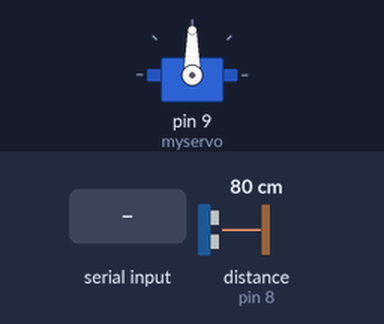
Bench run of a sketch on a simulated Arduino Uno, built with avr-gcc and run on an emulated ATmega328P. Parts: servo. The inputs (shaded band) are chosen by the test bench; at power-on: distance to the obstacle (sensor on pin 8) 80 cm. The echo pulse lasts 58.3 µs per cm; what the sketch prints to the serial monitor is not drawn.

Above: at 1.2 s.
1.3 s: "1" received over Serial
At 1.49 s:
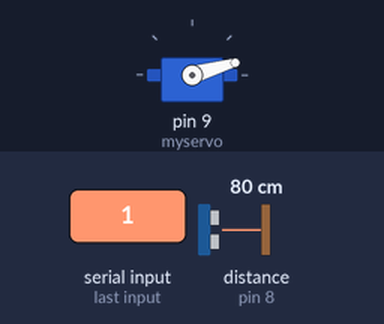
4.3 s: distance to the obstacle (sensor on pin 8) set to 2 cm
At 5.31 s:
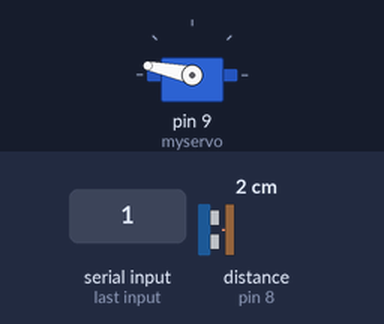
7.3 s: distance to the obstacle (sensor on pin 8) set to 9 cm
10.3 s: distance to the obstacle (sensor on pin 8) set to 250 cm
13.3 s: "0" received over Serial
At 13.3 s:
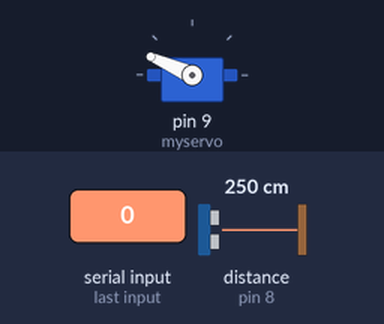
Timing chart, 0 to 15.8 s (numbered marks = the images above; inputs shaded):
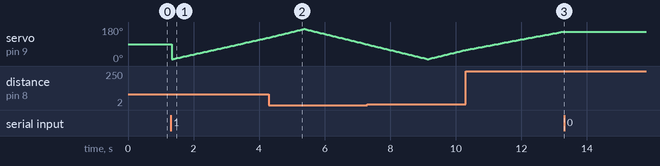

Measured:
- after the input at 13.3 s, servo on pin 9 (myservo): stays 156° (without the input it goes to 158° after 0.02 s)

The sketch:

ultrasonic_radar.ino
```cpp
/* Tässä on yhdistetty ultraäänianturia ohjaava 'ultrasonic' ja servomoottoria ohjaava 'servo' koodi.
 *
 * Ultraäänianturin kytkentä: Vcc +5V, Trig pinniin 7, Echo pinniin 8, GND maahan.
 * Servomoottorin kytkentä: punainen johto +5V, ruskea johto GND, oranssi johto PIN 9.
 *
 * Tämä koodi toimii Arduino Unossa. Arduino Megaa varten tee kommenteissa kerrotut muutokset tai poista kommenttimerkit.
 */

#include <Servo.h>
//#include <SoftwareSerial.h>     // Arduino Megan porttien määrittely

Servo myservo;                  // luodaan servo objekti servomoottorin ohjaamista varten

char nappi = 'x';               // muuttuja johon tallennetaan Processingilta tuleva tieto onko nappia painettu (1) vai ei (0).
int pos = 10;                   // muuttuja servon sijaintitietoa varten, eli mihin kulmaan tutka osoittaa
int suunta = 0;                 // tutkan liikkeen suunta: 0 vasemmalta oikealle, 1 oikealta vasemmalle
unsigned long duration = 0;     // muuttuja duration äänen kulkuaikaa varten, alustetaan nollaksi
unsigned long distance = 0;     // muuttuja distance etäisyyden laskemista varten, alustetaan nollaksi
int tutkaMode = 0;              // muuttujaan tallennetaan onko tutka päällä (true) vai pois päältä (false). Bluetooth voi muuttaa tutkan tilaa.

const int trigPin = 7;                // anturin output pin 7
const int echoPin = 8;                // anturin input pin 8
unsigned long maximumRange = 100;     // tutkan mittaama suurin etäisyys oletuksena 100 cm. Käyttäjä voi määrittää lyhyemmän etäisyyden.
#define soundSpeed 0.03432            // ultraäänen nopeus yksikkönä cm/us (eli 343.2 m/s)

void setup() {
  Serial.begin(9600);
//Serial1.begin(9600);                  // Arduino Megan sarjaliikenne
  pinMode(echoPin, INPUT);            // echo-pinni inputiksi
  pinMode(trigPin, OUTPUT);           // trig-pinni outputiksi
  myservo.attach(9);                  // servo Arduinon 9-pinniin
}

void loop() {
    if (Serial.available()) {         // Jos dataa on luettavissa sarjaportista....   // HUOM: Muuta Serial1 jos käytössä Arduino Mega
      nappi = Serial.read();          // luetaan ja tallennetaan nappi:iin            // HUOM: Muuta Serial1 jos käytössä Arduino Mega
      }
    delay(10);                        // delay "varmuuden vuoksi"

    switch (nappi) {
        case '0':                        // KÄYTTÄJÄ PAINAA STOP-NAPPIA ANDROID-SOVELLUKSESSA
          if (tutkaMode == 1) {          // Jos tutka ON käynnissä....
            tutkaMode = 0;               // asetetaan tutkan tila 'pysähtyneeksi'...
            delay(20);                   // ja pysäytetään tutka eli ei kutsuta servoMove-funktiota. Lisätään pikku viive huvin vuoksi.
          } else if (tutkaMode == 0) {   // Jos tutka EI ole käynnissä...
            delay(20);                   // ei käynnistetä tutkaa. Pikku viive kaiken varalta.
          }
          nappi = 'x';                    // Nollataan nappi seuraavaa kierrosta varten (merkki x, koska 0 oli jo varattu).
          break;

        case '1':                         // KÄYTTÄJÄ PAINAA START-NAPPIA ANDROID-SOVELLUKSESSA
          if (tutkaMode == 0) {           // Jos tutka EI ole käynnissä....
            tutkaMode = 1;                // asetetaan tutkan tila 'käynnissäolevaksi' ja...
            servoMove();                  // käynnistetään tutka.
          } else if (tutkaMode == 1) {    // Jos tutka ON käynnissä...
            servoMove();                  // jatketaan mittaamista.
          }
          nappi = 'x';                    // Nollataan nappi seuraavaa kierrosta varten (merkki x, koska 0 oli jo varattu).
          break;

        default:                          // KÄYTTÄJÄ EI PAINA MITÄÄN NAPPIA
          if (tutkaMode == 0) {           // Jos tutka ei ole päällä...
            delay(20);                    // ei tehdä muuta kuin odotellaan.
          } else if (tutkaMode == 1) {    // Jos tutka on päällä...
            servoMove();                  // annetaan tutkan olla päällä.
          }
          nappi = 'x';                    // Nollataan nappi seuraavaa kierrosta varten (merkki x, koska 0 oli jo varattu).
        break;
    }
}


void servoMove(void) {
  /*
   * Liikutetaan servomoottoria askeleittain ensin yhteen suuntaan ja sitten takaisin.
   * Joka askeleella kutsutaan ultraäänianturia ohjaavaa funktiota, joka mittaa äänipulssin kulkuajan ja laskee etäisyyden kohteeseen.
   * Sitten lähetetään sarjaporttiin servon suuntaustieto ja laskettu etäisyys.
   */

  if (pos <= 170 && suunta == 0) {
    myservo.write(pos);       // liikutetaan servo muuttujan 'pos' mukaiseen sijaintiin
    delay(5);
    distance = getDistance(); // etäisyyden laskeminen getDistance-funktiolla
    delay(30);                // 30ms viive ennen seuraavaa askelta (äänen kulkuaika anturin max.kantaman päähän ja takaisin noin 24ms)
    pos = pos + 2;
    if (pos >= 170) {         // Jos on saavutettu servon oikeanpuolimmaisin piste, käännetään kulkusuunta oikealta vasemmalle.
      suunta = 1;
    }

    Serial.print(pos);        // lähettää sarjaporttiin tutkan suuntakulman
    Serial.print(",");
    Serial.print(distance);   // lähettää sarjaporttiin etäisyyden senttimetreinä
    Serial.print(".");

    delay(1);
  }
  else if (pos >= 10 && suunta == 1) {
    myservo.write(pos);
    delay(5);
    distance = getDistance();
    delay(30);
    pos = pos - 2;
    if (pos <= 10) {
      suunta = 0;
    }

    Serial.print(pos);        // lähettää sarjaporttiin tutkan suuntakulman
    Serial.print(",");
    Serial.print(distance);   // lähettää sarjaporttiin etäisyyden senttimetreinä
    Serial.print(".");

    delay(1);
  }
}

unsigned long getDistance() {         // TÄMÄ FUNKTIO LÄHETTÄÄ ULTRAÄÄNIPULSSIN, MITTAA VASTAANOTETUN PULSSIN KULKUAJAN, LASKEE KULKUAJAN PERUSTEELLA ETÄISYYDEN, JA PALAUTTAA ETÄISYYDEN
  /* Lähetetään äänipulssi asettamalla trig HIGH:ksi. Sitä ennen varmistetaan
   *  siisti HIGH pulssi asettamalla trig LOW:ksi 4us ajaksi.
   */
  digitalWrite(echoPin, LOW);
  digitalWrite(trigPin, LOW);
  delayMicroseconds(4);
  digitalWrite(trigPin, HIGH);
  delayMicroseconds(15);
  digitalWrite(trigPin, LOW);

  duration = pulseIn(echoPin, HIGH);  // kohteesta heijastuneen pulssin kulkuaika saadaan kun echo-pinni on HIGH, kulkuaika talteen muuttujaan duration

  /* Lasketaan ajan perusteella etäisyys kohteeseen.
   * Etäisyys on äänen nopeus kerrottuna kulkuajalla jaettuna kahdella.
   * Jaetaan kahdella, koska mitattu kulkuaika on kulkuaika kohteeseen ja takaisin anturille.
   */
  distance = soundSpeed * duration / 2;
  if (distance > maximumRange) {          // Jos etäisyys on käyttäjän valitseman mittausalueen ulkopuolella...
    distance = 0;                         // merkitään etäisyydeksi 0.
  }
  return distance;
}
```
